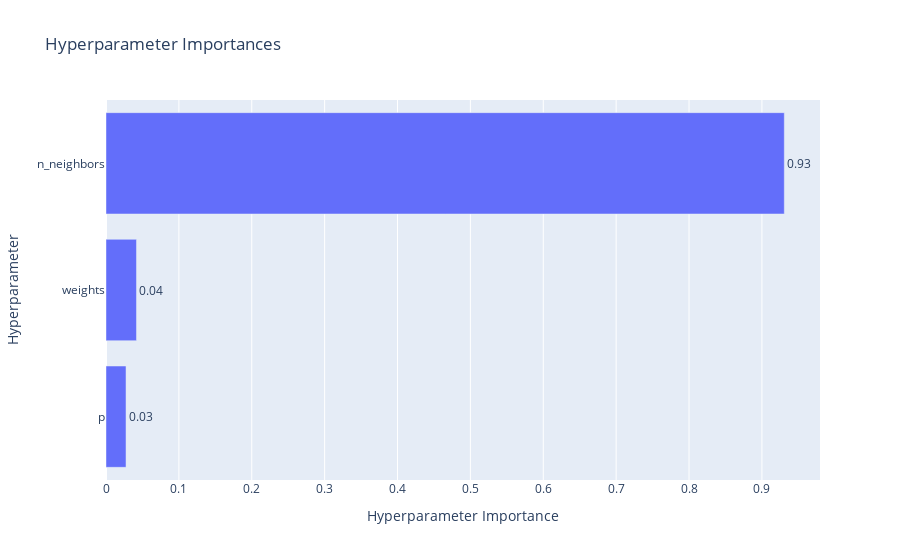

The cell this chart's notebook holds for it:
### Code cell
optuna.visualization.plot_param_importances(study_knn)

### Figure 1 — Plotly figure (JSON) as saved in the notebook; plotly's stock layout.template omitted (floating-point values rounded to 4 significant figures)
{"data": [{"cliponaxis": false, "hovertemplate": ["p (CategoricalDistribution): 0.02747388226646114<extra></extra>", "weights (CategoricalDistribution): 0.04180383676888155<extra></extra>", "n_neighbors (IntDistribution): 0.9307222809646574<extra></extra>"], "name": "Objective Value", "orientation": "h", "text": ["0.03", "0.04", "0.93"], "textposition": "outside", "type": "bar", "x": [0.02747, 0.0418, 0.9307], "y": ["p", "weights", "n_neighbors"]}], "layout": {"title": {"text": "Hyperparameter Importances"}, "xaxis": {"title": {"text": "Hyperparameter Importance"}}, "yaxis": {"title": {"text": "Hyperparameter"}}}}
